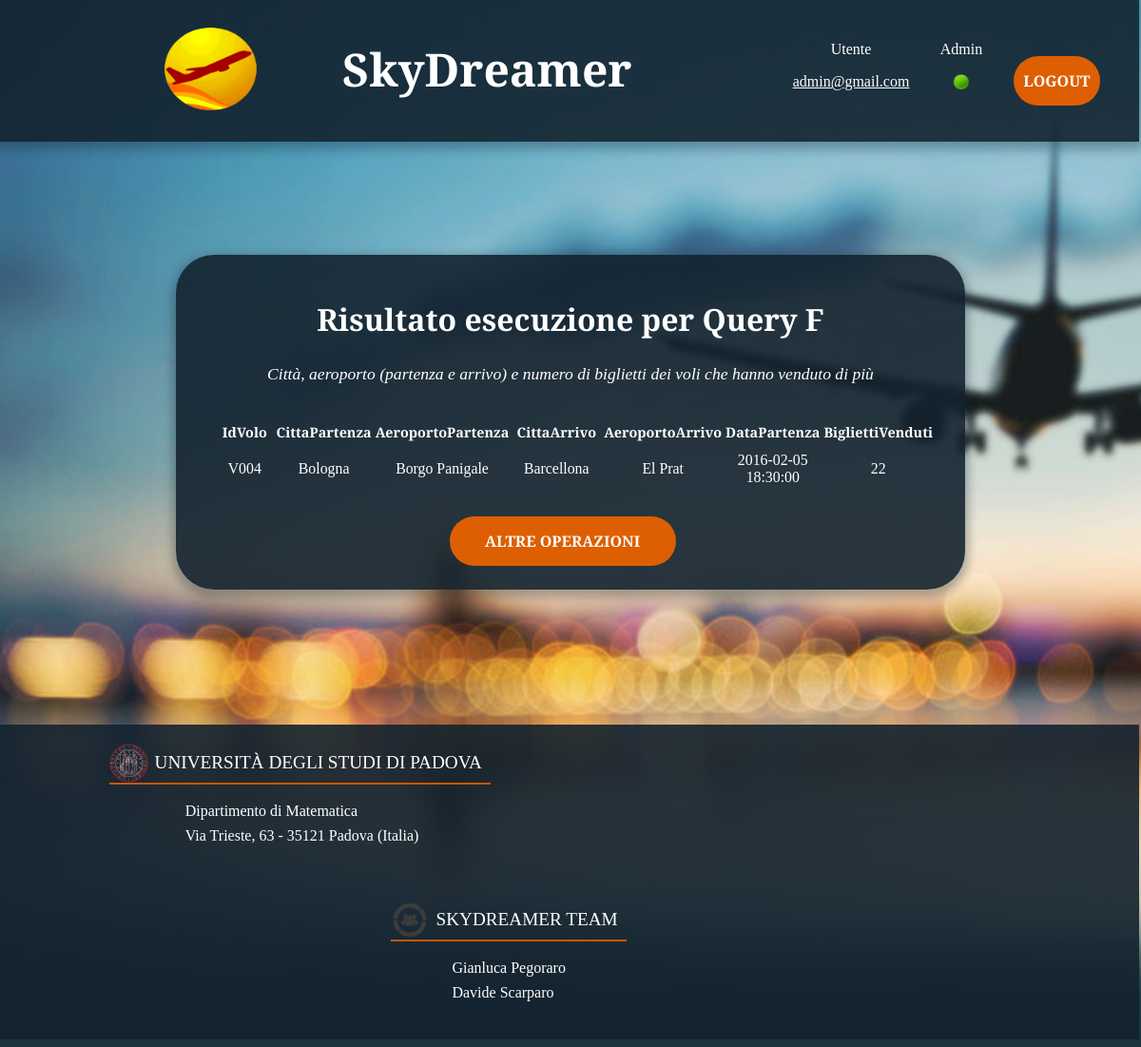
The app's page /execQuery.php (signed in) with its own data.
### tables this page shows
CREATE TABLE IF NOT EXISTS `volo` (
  `idVolo` varchar(10) NOT NULL,
  `aeroportoPartenza` varchar(10) NOT NULL,
  `aeroportoArrivo` varchar(10) NOT NULL,
  `idAereoVolo` varchar(10) NOT NULL,
  `dataPartenza` datetime NOT NULL,
  `costo` double NOT NULL,
  `durataTratta` time NOT NULL,
  PRIMARY KEY (`idVolo`),
  KEY `aeroportoPartenza` (`aeroportoPartenza`),
  KEY `aeroportoArrivo` (`aeroportoArrivo`),
  KEY `idAereoVolo` (`idAereoVolo`)
);

### execQuery.php (the view, shortened to what this page needs)
<?php
	require ("utility.php");
	$link=connectionDB();
	$query_string="";
	$descr="";
	if(!isset($_POST['query'])){
		$q="Query F";
		$query_string="	SELECT idVolo, a1.citta AS CittaPartenza, a1.nomeAeroporto AS AeroportoPartenza, a2.citta AS CittaArrivo, a2.nomeAeroporto AS AeroportoArrivo, dataPartenza, SUM(numeroBiglietti) AS BigliettiVenduti
						FROM volo JOIN prenotazione JOIN aeroporto a1 JOIN aeroporto a2 ON idVolo=idVoloPren AND aeroportoPartenza=a1.codiceAeroporto AND aeroportoArrivo=a2.codiceAeroporto
						GROUP BY idVolo
						HAVING SUM(numeroBiglietti)>=ALL(SELECT SUM(numeroBiglietti)
															FROM volo JOIN prenotazione ON idVolo=idVoloPren
															GROUP BY idVolo)
						";
		$descr="Citt&agrave;, aeroporto (partenza e arrivo) e numero di biglietti dei voli che hanno venduto di pi&ugrave;";
	}
?>
<!DOCTYPE html>
<html lang="it">
	<head>
		<link rel="stylesheet" href="css/execquery.css" type="text/css" />
	</head>
	<body>
		<div class="form">
			<h2 class="subtitle">Risultato esecuzione per <?php echo $q ?></h2>
			<?php
				echo "<p class='descrQuery'>$descr</p>";
				$result=mysqli_query($link,$query_string);
				if(mysqli_num_rows($result)>0){
					$nfields=mysqli_num_fields($result);
					$array=mysqli_fetch_fields($result);
					echo "<table id='";
					if($q=="Query B"){echo "queryb'";}
					if($q=="Query C"){echo "queryc'";}
					if($q=="Query D"){echo "queryd'";}
					if($q=="Query E"){echo "querye'";}
					if($q=="Query F"){echo "queryf'";}
					echo "><tr>";
					for($i=0; $i<$nfields; $i++)
						echo "<th>".ucfirst($array[$i]->name)."</th>";
					echo "</tr>";
					while($row=mysqli_fetch_row($result)){
						echo"<tr>";
						for($i=0; $i<$nfields; $i++)
							echo "<td>$row[$i]</td>";
						echo "</tr>";
					}
					echo "</table>";
				}else
					echo "<p>Nessun risultato trovato!</p>";
			?>
			<a class="button" href="adminMenu.php">Altre operazioni</a>
		</div>
	</body>
</html>

### css/execquery.css (style rules this page uses)
a.button { position: relative; font-size: 1em; margin-left: 33%; padding-right: 5%; padding-left: 5%; }
table tr td { text-align: center; padding-top: 0.5em; padding-bottom: 0.5em; }
div.form table { margin-bottom: 5%; margin-top: 5%; }
div.form table#queryf { font-size: 0.9em; margin-left: 0%; }

### css/base.css (style rules this page uses)
html { overflow-y: scroll; background: url(../images/sfondo.jpg) no-repeat center center fixed; -moz-background-size: cover; -webkit-background-size: cover; -o-background-size: cover; background-size: cover; }
body { font-family: 'Arvo', serif; }
.descrQuery { font-size: 1.1em; font-style: italic; }
.subtitle { color: #ffffff; margin-top: 0.2em; font-size: 2em; text-align: center; }
.form { color: #ffffff; background: rgba(19, 35, 47, 0.9); padding: 40px; max-width: 750px; margin: 40px auto; border-radius: 40px; box-shadow: 0 4px 10px 4px rgba(19, 35, 47, 0.3); }
.form p { text-align: center; }
.button { border: 0; outline: none; padding: 15px 0; font-size: 2rem; font-weight: 600; text-transform: uppercase; text-decoration: none; font-family: 'Arvo', serif; background: #de5f01; color: #ffffff; border-radius: 40px; cursor: pointer; -webkit-transition: all 0.5s ease; transition: all 0.5s ease; -webkit-appearance: none; }
table tr td { padding-left: 0.8em; padding-right: 0.8em; font-size: 1.1em; text-align: center; }

### records on screen
volo: idVolo "V004", i "Bologna", i "Borgo Panigale", i "Barcellona", i "El Prat", dataPartenza "2016-02-05 18:30:00", i "22"

### other values on screen
$_SESSION['mail'] "admin@gmail.com"
$q "Query F"
$descr "Città, aeroporto (partenza e arrivo) e numero di biglietti dei voli che hanno venduto di più"
$array[$i]->name "IdVolo"
$array[$i]->name "CittaPartenza"
$array[$i]->name "AeroportoPartenza"
$array[$i]->name "CittaArrivo"
$array[$i]->name "AeroportoArrivo"
$array[$i]->name "DataPartenza"
$array[$i]->name "BigliettiVenduti"
